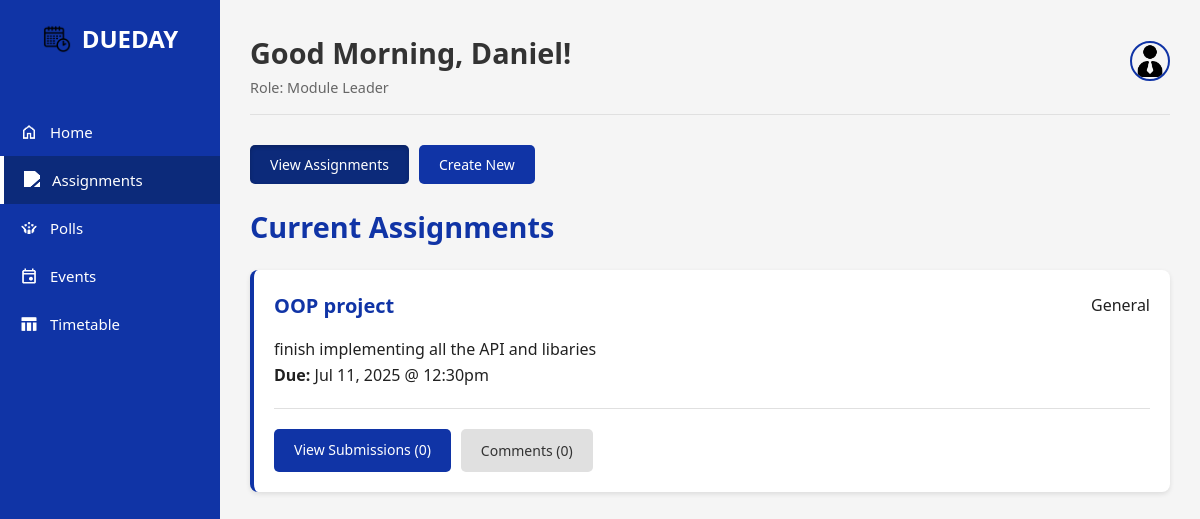
The page /assignment.php (signed in) on the database as committed earlier.
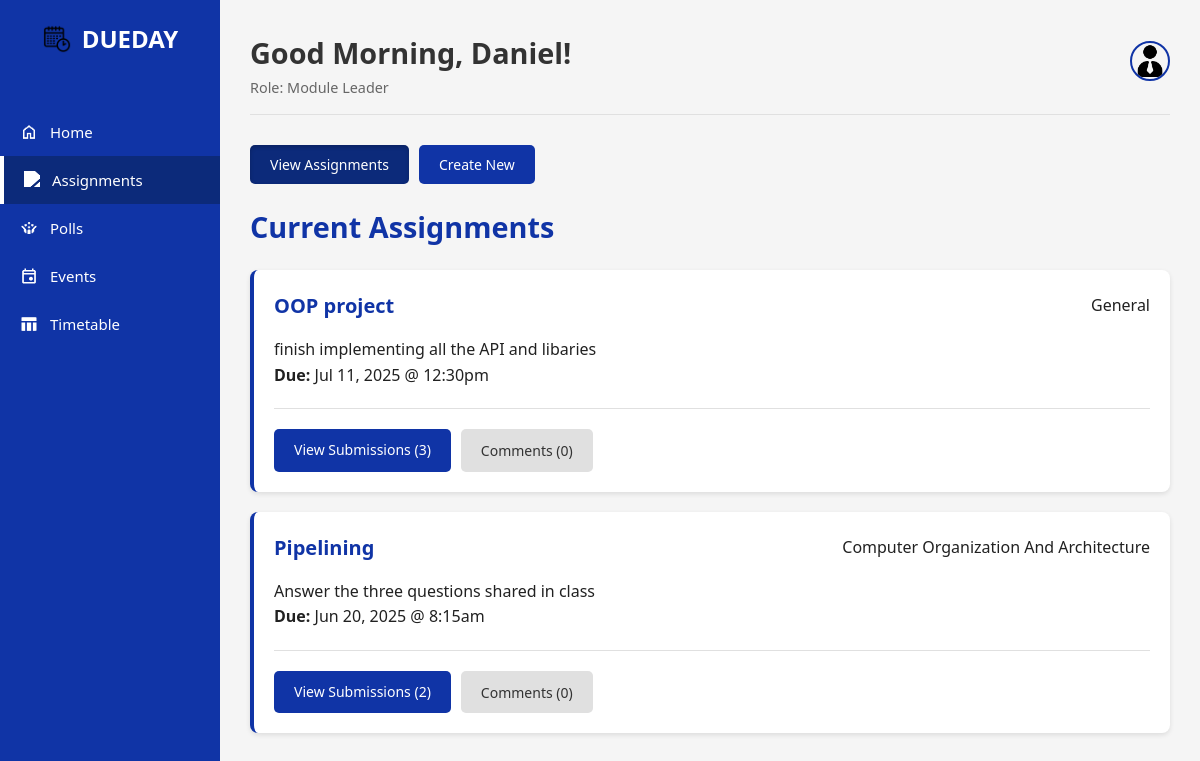
The same page on the database as committed later.
### tables this page shows
CREATE TABLE `assignments` (
  `Assignment_ID` int(11) NOT NULL,
  `Assignment_Creator_ID` int(11) NOT NULL,
  `Class_ID` int(11) DEFAULT NULL,
  `Assignment_Title` varchar(100) NOT NULL,
  `Assignment_Description` text DEFAULT NULL,
  `Assignment_DueDate` datetime NOT NULL,
  `Assignment_Marks` int(11) DEFAULT NULL,
  `Assignment_Instructions` text DEFAULT NULL
);

CREATE TABLE `classes` (
  `Class_ID` int(11) NOT NULL,
  `Class_Name` varchar(100) NOT NULL
);

### assignment.php (the view, shortened to what this page needs)
<?php
require_once 'templates/header.php';
$is_module_leader = ($user_role === 'Module Leader');
$assignments = $conn->query("
    SELECT a.*, c.Class_Name,
    (SELECT COUNT(*) FROM Assignment_Submission_Data WHERE Assignment_ID = a.Assignment_ID) as submission_count,
    (SELECT COUNT(*) FROM Assignment_Comments WHERE Assignment_ID = a.Assignment_ID) as comment_count
    FROM Assignments a
    LEFT JOIN Classes c ON a.Class_ID = c.Class_ID
    GROUP BY a.Assignment_ID
    ORDER BY a.Assignment_DueDate DESC
")->fetch_all(MYSQLI_ASSOC);
?>
<?php if ($is_module_leader): ?>
<div class="page-actions">
    <button class="btn" id="viewBtn">View Assignments</button>
    <button class="btn" id="createBtn">Create New</button>
</div>
<?php endif; ?>
<div id="viewSection" class="assignment-view">
    <h2 class="section-title">Current Assignments</h2>
    <?php if (empty($assignments)): ?><p>No assignments have been posted yet.</p><?php else: foreach ($assignments as $assignment): ?>
        <div class="card">
            <div class="card__header"><h3 class="card__title"><?php echo htmlspecialchars($assignment['Assignment_Title']); ?></h3><span class="card__meta-tag"><?php echo htmlspecialchars($assignment['Class_Name'] ?? 'General'); ?></span></div>
            <div class="card__body"><p><?php echo nl2br(htmlspecialchars($assignment['Assignment_Description'])); ?></p><div class="due-date"><strong>Due:</strong> <?php echo date('M d, Y @ g:ia', strtotime($assignment['Assignment_DueDate'])); ?></div></div>
            <div class="card__footer">
                <?php if ($is_module_leader): ?>
                    <a href="view_submissions.php?id=<?php echo $assignment['Assignment_ID']; ?>" class="btn">View Submissions (<?php echo $assignment['submission_count']; ?>)</a>
                <?php endif; ?>
                <button class="btn btn--secondary comments-btn" data-modal-target="commentsModal" data-assignment-id="<?php echo $assignment['Assignment_ID']; ?>">
                    Comments (<?php echo $assignment['comment_count']; ?>)
                </button>
            </div>
        </div>
    <?php endforeach; endif; ?>
</div>
<?php
require_once 'templates/footer.php';
?>

Rows that differ between the two databases and show on the page:
computed for assignments "OOP project": submission_count "0" → "3"
added assignments: Assignment_Title "Pipelining", Class_ID.Class_Name "Computer Organization And Architecture", Assignment_Description "Answer the three questions shared in class", Assignment_DueDate "Jun 20, 2025 @ 8:15am", submission_count "2", comment_count "0"
